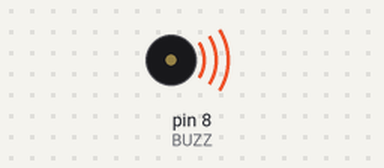
A sketch run on a simulated Arduino Uno, built with avr-gcc and run on an emulated ATmega328P. Shown: buzzer (waves = sounding).

Above: at 0.7 s.
At 3.4 s:
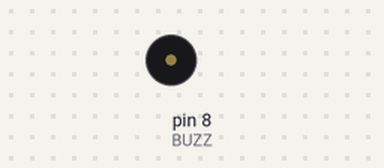
Timing chart, 0 to 4.5 s (numbered marks = the images above):
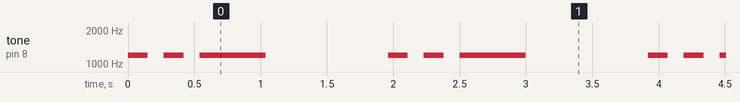

Measured:
- by itself, tone on pin 8 (BUZZ): repeats every 2.0 s: silent 0.12 s, 1200 Hz 0.15 s, silent 0.12 s, 1200 Hz 0.50 s, silent 0.92 s, 1200 Hz 0.15 s

The sketch:

exp18_beeping_pattern_generator.ino
```cpp
const int BUZZ = 8;   // Buzzer connected to D8

// Reusable function: one beep of 'ms' milliseconds, then a short pause
void beep(int ms) {
  tone(BUZZ, 1200);   // Play a 1200 Hz tone
  delay(ms);          // Keep the tone ON for 'ms' milliseconds
  noTone(BUZZ);       // Stop the tone
  delay(120);         // Short pause between beeps
}

void setup() {
  pinMode(BUZZ, OUTPUT);
}

void loop() {
  beep(150);          // Short beep
  beep(150);          // Short beep
  beep(500);          // Long beep
  delay(800);         // Long pause before the pattern repeats
}
```
